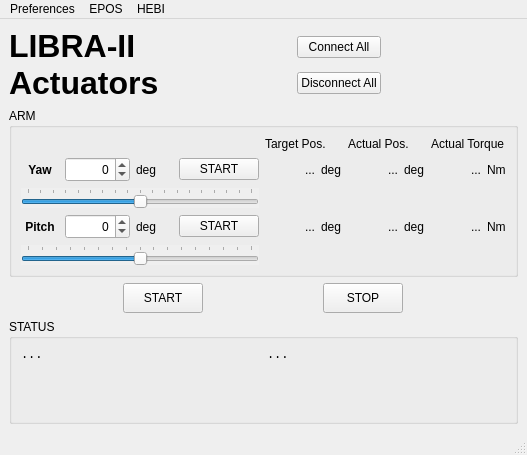
<?xml version="1.0" encoding="UTF-8"?>
<ui version="4.0">
 <class>MainWindow</class>
 <widget class="QMainWindow" name="MainWindow">
  <property name="geometry">
   <rect>
    <x>0</x>
    <y>0</y>
    <width>527</width>
    <height>455</height>
   </rect>
  </property>
  <property name="windowTitle">
   <string>MainWindow</string>
  </property>
  <widget class="QWidget" name="centralwidget">
   <layout class="QGridLayout" name="gridLayout_2">
    <item row="0" column="0">
     <layout class="QGridLayout" name="gl_main">
      <property name="sizeConstraint">
       <enum>QLayout::SizeConstraint::SetMinimumSize</enum>
      </property>
      <item row="2" column="0" colspan="5">
       <widget class="QGroupBox" name="gb_arm">
        <property name="title">
         <string>ARM</string>
        </property>
        <layout class="QGridLayout" name="gridLayout_4">
         <item row="4" column="7">
          <layout class="QHBoxLayout" name="hl_torque_pitch">
           <item>
            <widget class="QLabel" name="l_torque_pitch">
             <property name="sizePolicy">
              <sizepolicy hsizetype="Fixed" vsizetype="Fixed">
               <horstretch>0</horstretch>
               <verstretch>0</verstretch>
              </sizepolicy>
             </property>
             <property name="minimumSize">
              <size>
               <width>50</width>
               <height>25</height>
              </size>
             </property>
             <property name="maximumSize">
              <size>
               <width>50</width>
               <height>25</height>
              </size>
             </property>
             <property name="statusTip">
              <string>Primary pitch joint</string>
             </property>
             <property name="text">
              <string>...</string>
             </property>
             <property name="alignment">
              <set>Qt::AlignmentFlag::AlignRight|Qt::AlignmentFlag::AlignTrailing|Qt::AlignmentFlag::AlignVCenter</set>
             </property>
            </widget>
           </item>
           <item>
            <widget class="QLabel" name="static_l_torque_pitch_u">
             <property name="sizePolicy">
              <sizepolicy hsizetype="Minimum" vsizetype="Minimum">
               <horstretch>0</horstretch>
               <verstretch>0</verstretch>
              </sizepolicy>
             </property>
             <property name="text">
              <string>Nm</string>
             </property>
            </widget>
           </item>
          </layout>
         </item>
         <item row="0" column="6">
          <widget class="QLabel" name="static_l_actual">
           <property name="text">
            <string>Actual Pos.</string>
           </property>
          </widget>
         </item>
         <item row="2" column="7">
          <layout class="QHBoxLayout" name="hl_torque_yaw">
           <item>
            <widget class="QLabel" name="l_torque_yaw">
             <property name="sizePolicy">
              <sizepolicy hsizetype="Fixed" vsizetype="Fixed">
               <horstretch>0</horstretch>
               <verstretch>0</verstretch>
              </sizepolicy>
             </property>
             <property name="minimumSize">
              <size>
               <width>50</width>
               <height>25</height>
              </size>
             </property>
             <property name="maximumSize">
              <size>
               <width>50</width>
               <height>25</height>
              </size>
             </property>
             <property name="statusTip">
              <string>Primary yaw joint</string>
             </property>
             <property name="text">
              <string>...</string>
             </property>
             <property name="alignment">
              <set>Qt::AlignmentFlag::AlignRight|Qt::AlignmentFlag::AlignTrailing|Qt::AlignmentFlag::AlignVCenter</set>
             </property>
            </widget>
           </item>
           <item>
            <widget class="QLabel" name="static_l_torque_yaw_u">
             <property name="sizePolicy">
              <sizepolicy hsizetype="Minimum" vsizetype="Minimum">
               <horstretch>0</horstretch>
               <verstretch>0</verstretch>
              </sizepolicy>
             </property>
             <property name="text">
              <string>Nm</string>
             </property>
            </widget>
           </item>
          </layout>
         </item>
         <item row="4" column="0">
          <widget class="QLabel" name="static_l_input_pitch">
           <property name="font">
            <font>
             <bold>true</bold>
            </font>
           </property>
           <property name="text">
            <string>Pitch</string>
           </property>
           <property name="alignment">
            <set>Qt::AlignmentFlag::AlignCenter</set>
           </property>
          </widget>
         </item>
         <item row="4" column="1">
          <widget class="QDoubleSpinBox" name="sb_arm_pitch">
           <property name="sizePolicy">
            <sizepolicy hsizetype="Fixed" vsizetype="Fixed">
             <horstretch>0</horstretch>
             <verstretch>0</verstretch>
            </sizepolicy>
           </property>
           <property name="minimumSize">
            <size>
             <width>65</width>
             <height>25</height>
            </size>
           </property>
           <property name="maximumSize">
            <size>
             <width>65</width>
             <height>25</height>
            </size>
           </property>
           <property name="statusTip">
            <string>Range: -80,80  |  Step: 10</string>
           </property>
           <property name="alignment">
            <set>Qt::AlignmentFlag::AlignRight|Qt::AlignmentFlag::AlignTrailing|Qt::AlignmentFlag::AlignVCenter</set>
           </property>
           <property name="decimals">
            <number>0</number>
           </property>
           <property name="minimum">
            <double>-80.000000000000000</double>
           </property>
           <property name="maximum">
            <double>80.000000000000000</double>
           </property>
           <property name="singleStep">
            <double>10.000000000000000</double>
           </property>
          </widget>
         </item>
         <item row="2" column="5">
          <layout class="QHBoxLayout" name="hl_target_yaw">
           <item>
            <widget class="QLabel" name="l_target_yaw">
             <property name="sizePolicy">
              <sizepolicy hsizetype="Fixed" vsizetype="Fixed">
               <horstretch>0</horstretch>
               <verstretch>0</verstretch>
              </sizepolicy>
             </property>
             <property name="minimumSize">
              <size>
               <width>50</width>
               <height>25</height>
              </size>
             </property>
             <property name="maximumSize">
              <size>
               <width>50</width>
               <height>25</height>
              </size>
             </property>
             <property name="statusTip">
              <string>Primary yaw joint</string>
             </property>
             <property name="text">
              <string>...</string>
             </property>
             <property name="alignment">
              <set>Qt::AlignmentFlag::AlignRight|Qt::AlignmentFlag::AlignTrailing|Qt::AlignmentFlag::AlignVCenter</set>
             </property>
            </widget>
           </item>
           <item>
            <widget class="QLabel" name="static_l_target_yaw_u">
             <property name="sizePolicy">
              <sizepolicy hsizetype="Minimum" vsizetype="Minimum">
               <horstretch>0</horstretch>
               <verstretch>0</verstretch>
              </sizepolicy>
             </property>
             <property name="text">
              <string>deg</string>
             </property>
            </widget>
           </item>
          </layout>
         </item>
         <item row="2" column="3">
          <widget class="QPushButton" name="pb_yaw_start">
           <property name="enabled">
            <bool>true</bool>
           </property>
           <property name="text">
            <string>START</string>
           </property>
          </widget>
         </item>
         <item row="4" column="6">
          <layout class="QHBoxLayout" name="hl_actual_pitch">
           <item>
            <widget class="QLabel" name="l_actual_pitch">
             <property name="sizePolicy">
              <sizepolicy hsizetype="Fixed" vsizetype="Fixed">
               <horstretch>0</horstretch>
               <verstretch>0</verstretch>
              </sizepolicy>
             </property>
             <property name="minimumSize">
              <size>
               <width>50</width>
               <height>25</height>
              </size>
             </property>
             <property name="maximumSize">
              <size>
               <width>50</width>
               <height>25</height>
              </size>
             </property>
             <property name="statusTip">
              <string>Primary pitch joint</string>
             </property>
             <property name="text">
              <string>...</string>
             </property>
             <property name="alignment">
              <set>Qt::AlignmentFlag::AlignRight|Qt::AlignmentFlag::AlignTrailing|Qt::AlignmentFlag::AlignVCenter</set>
             </property>
            </widget>
           </item>
           <item>
            <widget class="QLabel" name="static_l_actual_pitch_u">
             <property name="sizePolicy">
              <sizepolicy hsizetype="Minimum" vsizetype="Minimum">
               <horstretch>0</horstretch>
               <verstretch>0</verstretch>
              </sizepolicy>
             </property>
             <property name="text">
              <string>deg</string>
             </property>
            </widget>
           </item>
          </layout>
         </item>
         <item row="4" column="3">
          <widget class="QPushButton" name="pb_pitch_start">
           <property name="enabled">
            <bool>true</bool>
           </property>
           <property name="text">
            <string>START</string>
           </property>
          </widget>
         </item>
         <item row="4" column="2">
          <widget class="QLabel" name="static_l_input_pitch_u">
           <property name="sizePolicy">
            <sizepolicy hsizetype="Minimum" vsizetype="Minimum">
             <horstretch>0</horstretch>
             <verstretch>0</verstretch>
            </sizepolicy>
           </property>
           <property name="text">
            <string>deg</string>
           </property>
          </widget>
         </item>
         <item row="5" column="0" colspan="4">
          <widget class="QSlider" name="hs_arm_pitch">
           <property name="statusTip">
            <string>Range: -80,80  |  Step: 10</string>
           </property>
           <property name="autoFillBackground">
            <bool>true</bool>
           </property>
           <property name="minimum">
            <number>-80</number>
           </property>
           <property name="maximum">
            <number>80</number>
           </property>
           <property name="singleStep">
            <number>10</number>
           </property>
           <property name="value">
            <number>0</number>
           </property>
           <property name="tracking">
            <bool>true</bool>
           </property>
           <property name="orientation">
            <enum>Qt::Orientation::Horizontal</enum>
           </property>
           <property name="tickPosition">
            <enum>QSlider::TickPosition::TicksAbove</enum>
           </property>
           <property name="tickInterval">
            <number>10</number>
           </property>
          </widget>
         </item>
         <item row="3" column="0" colspan="4">
          <widget class="QSlider" name="hs_arm_yaw">
           <property name="statusTip">
            <string>Range: -90,90  |  Step: 10</string>
           </property>
           <property name="autoFillBackground">
            <bool>true</bool>
           </property>
           <property name="minimum">
            <number>-90</number>
           </property>
           <property name="maximum">
            <number>90</number>
           </property>
           <property name="singleStep">
            <number>10</number>
           </property>
           <property name="value">
            <number>0</number>
           </property>
           <property name="sliderPosition">
            <number>0</number>
           </property>
           <property name="tracking">
            <bool>true</bool>
           </property>
           <property name="orientation">
            <enum>Qt::Orientation::Horizontal</enum>
           </property>
           <property name="invertedAppearance">
            <bool>false</bool>
           </property>
           <property name="tickPosition">
            <enum>QSlider::TickPosition::TicksAbove</enum>
           </property>
           <property name="tickInterval">
            <number>10</number>
           </property>
          </widget>
         </item>
         <item row="0" column="5">
          <widget class="QLabel" name="static_l_target">
           <property name="text">
            <string>Target Pos.</string>
           </property>
          </widget>
         </item>
         <item row="0" column="7">
          <widget class="QLabel" name="static_l_torque">
           <property name="text">
            <string>Actual Torque</string>
           </property>
          </widget>
         </item>
         <item row="2" column="0">
          <widget class="QLabel" name="static_l_input_yaw">
           <property name="font">
            <font>
             <bold>true</bold>
            </font>
           </property>
           <property name="text">
            <string>Yaw</string>
           </property>
           <property name="alignment">
            <set>Qt::AlignmentFlag::AlignCenter</set>
           </property>
          </widget>
         </item>
         <item row="2" column="6">
          <layout class="QHBoxLayout" name="hl_actual_yaw">
           <item>
            <widget class="QLabel" name="l_actual_yaw">
             <property name="sizePolicy">
              <sizepolicy hsizetype="Fixed" vsizetype="Fixed">
               <horstretch>0</horstretch>
               <verstretch>0</verstretch>
              </sizepolicy>
             </property>
             <property name="minimumSize">
              <size>
               <width>50</width>
               <height>25</height>
              </size>
             </property>
             <property name="maximumSize">
              <size>
               <width>50</width>
               <height>25</height>
              </size>
             </property>
             <property name="statusTip">
              <string>Primary yaw joint</string>
             </property>
             <property name="text">
              <string>...</string>
             </property>
             <property name="alignment">
              <set>Qt::AlignmentFlag::AlignRight|Qt::AlignmentFlag::AlignTrailing|Qt::AlignmentFlag::AlignVCenter</set>
             </property>
            </widget>
           </item>
           <item>
            <widget class="QLabel" name="static_l_actual_y_u">
             <property name="sizePolicy">
              <sizepolicy hsizetype="Minimum" vsizetype="Minimum">
               <horstretch>0</horstretch>
               <verstretch>0</verstretch>
              </sizepolicy>
             </property>
             <property name="text">
              <string>deg</string>
             </property>
            </widget>
           </item>
          </layout>
         </item>
         <item row="2" column="2">
          <widget class="QLabel" name="static_l_input_yaw_u">
           <property name="sizePolicy">
            <sizepolicy hsizetype="Minimum" vsizetype="Minimum">
             <horstretch>0</horstretch>
             <verstretch>0</verstretch>
            </sizepolicy>
           </property>
           <property name="text">
            <string>deg</string>
           </property>
          </widget>
         </item>
         <item row="4" column="5">
          <layout class="QHBoxLayout" name="hl_target_pitch">
           <item>
            <widget class="QLabel" name="l_target_pitch">
             <property name="sizePolicy">
              <sizepolicy hsizetype="Fixed" vsizetype="Fixed">
               <horstretch>0</horstretch>
               <verstretch>0</verstretch>
              </sizepolicy>
             </property>
             <property name="minimumSize">
              <size>
               <width>50</width>
               <height>25</height>
              </size>
             </property>
             <property name="maximumSize">
              <size>
               <width>50</width>
               <height>25</height>
              </size>
             </property>
             <property name="statusTip">
              <string>Primary pitch joint</string>
             </property>
             <property name="text">
              <string>...</string>
             </property>
             <property name="alignment">
              <set>Qt::AlignmentFlag::AlignRight|Qt::AlignmentFlag::AlignTrailing|Qt::AlignmentFlag::AlignVCenter</set>
             </property>
            </widget>
           </item>
           <item>
            <widget class="QLabel" name="static_l_target_pitch_u">
             <property name="sizePolicy">
              <sizepolicy hsizetype="Minimum" vsizetype="Minimum">
               <horstretch>0</horstretch>
               <verstretch>0</verstretch>
              </sizepolicy>
             </property>
             <property name="text">
              <string>deg</string>
             </property>
            </widget>
           </item>
          </layout>
         </item>
         <item row="2" column="1">
          <widget class="QDoubleSpinBox" name="sb_arm_yaw">
           <property name="sizePolicy">
            <sizepolicy hsizetype="Fixed" vsizetype="Fixed">
             <horstretch>0</horstretch>
             <verstretch>0</verstretch>
            </sizepolicy>
           </property>
           <property name="minimumSize">
            <size>
             <width>65</width>
             <height>25</height>
            </size>
           </property>
           <property name="maximumSize">
            <size>
             <width>65</width>
             <height>25</height>
            </size>
           </property>
           <property name="statusTip">
            <string>Range: -90,90  |  Step: 10</string>
           </property>
           <property name="alignment">
            <set>Qt::AlignmentFlag::AlignRight|Qt::AlignmentFlag::AlignTrailing|Qt::AlignmentFlag::AlignVCenter</set>
           </property>
           <property name="decimals">
            <number>0</number>
           </property>
           <property name="minimum">
            <double>-90.000000000000000</double>
           </property>
           <property name="maximum">
            <double>90.000000000000000</double>
           </property>
           <property name="singleStep">
            <double>10.000000000000000</double>
           </property>
          </widget>
         </item>
        </layout>
       </widget>
      </item>
      <item row="3" column="0" colspan="5">
       <layout class="QHBoxLayout" name="hl_arm_control">
        <property name="sizeConstraint">
         <enum>QLayout::SizeConstraint::SetDefaultConstraint</enum>
        </property>
        <item>
         <widget class="QPushButton" name="pb_arm_start">
          <property name="enabled">
           <bool>true</bool>
          </property>
          <property name="sizePolicy">
           <sizepolicy hsizetype="Fixed" vsizetype="Fixed">
            <horstretch>0</horstretch>
            <verstretch>0</verstretch>
           </sizepolicy>
          </property>
          <property name="minimumSize">
           <size>
            <width>80</width>
            <height>30</height>
           </size>
          </property>
          <property name="maximumSize">
           <size>
            <width>80</width>
            <height>30</height>
           </size>
          </property>
          <property name="text">
           <string>START</string>
          </property>
         </widget>
        </item>
        <item>
         <widget class="QPushButton" name="pb_arm_stop">
          <property name="enabled">
           <bool>true</bool>
          </property>
          <property name="sizePolicy">
           <sizepolicy hsizetype="Fixed" vsizetype="Fixed">
            <horstretch>0</horstretch>
            <verstretch>0</verstretch>
           </sizepolicy>
          </property>
          <property name="minimumSize">
           <size>
            <width>80</width>
            <height>30</height>
           </size>
          </property>
          <property name="maximumSize">
           <size>
            <width>80</width>
            <height>30</height>
           </size>
          </property>
          <property name="text">
           <string>STOP</string>
          </property>
         </widget>
        </item>
       </layout>
      </item>
      <item row="1" column="2">
       <layout class="QVBoxLayout" name="verticalLayout">
        <item>
         <widget class="QPushButton" name="pb_connect_all">
          <property name="enabled">
           <bool>true</bool>
          </property>
          <property name="text">
           <string>Connect All</string>
          </property>
         </widget>
        </item>
        <item>
         <widget class="QPushButton" name="pb_disconnect_all">
          <property name="enabled">
           <bool>true</bool>
          </property>
          <property name="text">
           <string>Disconnect All</string>
          </property>
         </widget>
        </item>
       </layout>
      </item>
      <item row="1" column="3">
       <spacer name="horizontalSpacer">
        <property name="orientation">
         <enum>Qt::Orientation::Horizontal</enum>
        </property>
        <property name="sizeHint" stdset="0">
         <size>
          <width>40</width>
          <height>20</height>
         </size>
        </property>
       </spacer>
      </item>
      <item row="1" column="0">
       <widget class="QLabel" name="static_l_title">
        <property name="font">
         <font>
          <pointsize>24</pointsize>
          <bold>true</bold>
         </font>
        </property>
        <property name="text">
         <string>&lt;html&gt;&lt;head/&gt;&lt;body&gt;&lt;p&gt;LIBRA-II&lt;br/&gt;Actuators&lt;/p&gt;&lt;/body&gt;&lt;/html&gt;</string>
        </property>
        <property name="margin">
         <number>20</number>
        </property>
       </widget>
      </item>
      <item row="1" column="1">
       <spacer name="horizontalSpacer_2">
        <property name="orientation">
         <enum>Qt::Orientation::Horizontal</enum>
        </property>
        <property name="sizeHint" stdset="0">
         <size>
          <width>40</width>
          <height>20</height>
         </size>
        </property>
       </spacer>
      </item>
     </layout>
    </item>
    <item row="1" column="0">
     <widget class="QGroupBox" name="gb_status">
      <property name="title">
       <string>STATUS</string>
      </property>
      <layout class="QHBoxLayout" name="horizontalLayout">
       <item>
        <widget class="QLabel" name="l_yaw_status">
         <property name="font">
          <font>
           <family>Monospace</family>
          </font>
         </property>
         <property name="text">
          <string>...</string>
         </property>
         <property name="alignment">
          <set>Qt::AlignmentFlag::AlignLeading|Qt::AlignmentFlag::AlignLeft|Qt::AlignmentFlag::AlignTop</set>
         </property>
        </widget>
       </item>
       <item>
        <widget class="QLabel" name="l_pitch_status">
         <property name="font">
          <font>
           <family>Monospace</family>
          </font>
         </property>
         <property name="text">
          <string>...</string>
         </property>
         <property name="alignment">
          <set>Qt::AlignmentFlag::AlignLeading|Qt::AlignmentFlag::AlignLeft|Qt::AlignmentFlag::AlignTop</set>
         </property>
        </widget>
       </item>
      </layout>
     </widget>
    </item>
   </layout>
  </widget>
  <widget class="QMenuBar" name="menubar">
   <property name="geometry">
    <rect>
     <x>0</x>
     <y>0</y>
     <width>527</width>
     <height>19</height>
    </rect>
   </property>
   <widget class="QMenu" name="m_epos">
    <property name="enabled">
     <bool>true</bool>
    </property>
    <property name="title">
     <string>EPOS</string>
    </property>
    <addaction name="a_epos_connect"/>
    <addaction name="a_epos_disconnect"/>
    <addaction name="separator"/>
   </widget>
   <widget class="QMenu" name="m_hebi">
    <property name="title">
     <string>HEBI</string>
    </property>
    <addaction name="a_hebi_connect"/>
    <addaction name="a_hebi_disconnect"/>
    <addaction name="separator"/>
   </widget>
   <widget class="QMenu" name="m_preferences">
    <property name="title">
     <string>Preferences</string>
    </property>
    <addaction name="a_debug_mode"/>
   </widget>
   <addaction name="m_preferences"/>
   <addaction name="m_epos"/>
   <addaction name="m_hebi"/>
  </widget>
  <widget class="QStatusBar" name="statusbar"/>
  <action name="a_hebi">
   <property name="text">
    <string>HEBI</string>
   </property>
  </action>
  <action name="a_pumps">
   <property name="text">
    <string>Pumps</string>
   </property>
  </action>
  <action name="a_epos">
   <property name="enabled">
    <bool>false</bool>
   </property>
   <property name="text">
    <string>EPOS</string>
   </property>
  </action>
  <action name="a_camera">
   <property name="text">
    <string>Camera</string>
   </property>
  </action>
  <action name="a_lidar">
   <property name="text">
    <string>LIDAR</string>
   </property>
  </action>
  <action name="a_epos_connect">
   <property name="enabled">
    <bool>true</bool>
   </property>
   <property name="text">
    <string>Connect</string>
   </property>
  </action>
  <action name="a_epos_disconnect">
   <property name="enabled">
    <bool>true</bool>
   </property>
   <property name="text">
    <string>Disconnect</string>
   </property>
  </action>
  <action name="a_hebi_connect">
   <property name="text">
    <string>Connect</string>
   </property>
  </action>
  <action name="a_hebi_disconnect">
   <property name="enabled">
    <bool>true</bool>
   </property>
   <property name="text">
    <string>Disconnect</string>
   </property>
  </action>
  <action name="a_pump_connect">
   <property name="text">
    <string>Connect</string>
   </property>
  </action>
  <action name="a_pump_disconnect">
   <property name="enabled">
    <bool>false</bool>
   </property>
   <property name="text">
    <string>Disconnect</string>
   </property>
  </action>
  <action name="a_manip_servos_connect">
   <property name="text">
    <string>Connect (servos)</string>
   </property>
  </action>
  <action name="a_manip_servos_disconnect">
   <property name="enabled">
    <bool>false</bool>
   </property>
   <property name="text">
    <string>Disconnect (servos)</string>
   </property>
  </action>
  <action name="a_lidar_connect">
   <property name="text">
    <string>Connect</string>
   </property>
  </action>
  <action name="a_lidar_disconnect">
   <property name="enabled">
    <bool>false</bool>
   </property>
   <property name="text">
    <string>Disconnect</string>
   </property>
  </action>
  <action name="a_lidar_about">
   <property name="enabled">
    <bool>false</bool>
   </property>
   <property name="text">
    <string>About</string>
   </property>
  </action>
  <action name="a_debug_mode">
   <property name="checkable">
    <bool>true</bool>
   </property>
   <property name="text">
    <string>Debug Mode</string>
   </property>
  </action>
  <action name="action">
   <property name="text">
    <string>Connect (camera)</string>
   </property>
  </action>
  <action name="a_pump_set_empty">
   <property name="text">
    <string>Set empty (0%)</string>
   </property>
  </action>
  <action name="a_pump_set_full">
   <property name="text">
    <string>Set full (100%)</string>
   </property>
  </action>
 </widget>
 <resources/>
 <connections/>
</ui>
